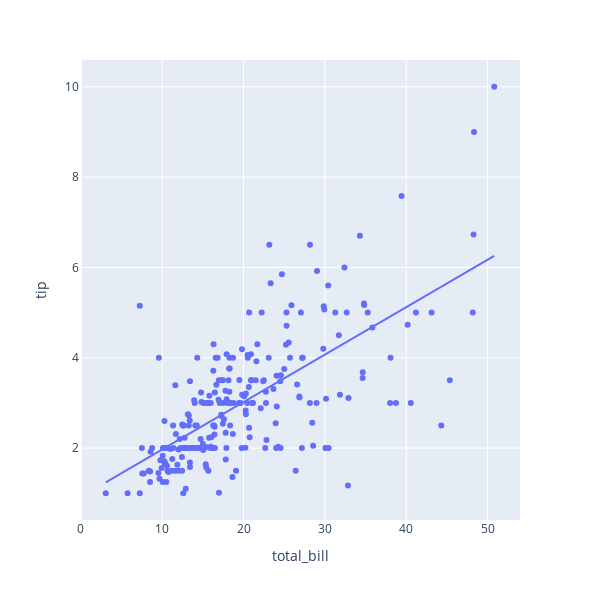

Here is the notebook cell this chart was saved with:
### Code cell
fig = px.scatter(df,
                 x="total_bill", y="tip",
                 trendline="ols",
                 width =600,height = 600
                 
                 )  # Ordinary least square
fig.show()

### Figure 1 — Plotly figure (JSON) as saved in the notebook; plotly's stock layout.template omitted (floating-point values rounded to 4 significant figures; data arrays with more than 128 entries replaced by an {"elided": "..."} marker saying what was removed)
{"data": [{"hovertemplate": "total_bill=%{x}<br>tip=%{y}<extra></extra>", "legendgroup": "", "marker": {"color": "#636efa", "symbol": "circle"}, "mode": "markers", "name": "", "orientation": "v", "showlegend": false, "type": "scatter", "x": {"elided": "244 float values"}, "xaxis": "x", "y": {"elided": "244 float values"}, "yaxis": "y"}, {"hovertemplate": "<b>OLS trendline</b><br>tip = 0.105025 * total_bill + 0.92027<br>R<sup>2</sup>=0.456617<br><br>total_bill=%{x}<br>tip=%{y} <b>(trend)</b><extra></extra>", "legendgroup": "", "marker": {"color": "#636efa", "symbol": "circle"}, "mode": "lines", "name": "", "showlegend": false, "type": "scatter", "x": {"elided": "244 float values"}, "xaxis": "x", "y": {"elided": "244 float values"}, "yaxis": "y"}], "layout": {"height": 600, "legend": {"tracegroupgap": 0}, "margin": {"t": 60}, "width": 600, "xaxis": {"anchor": "y", "domain": [0, 1], "title": {"text": "total_bill"}}, "yaxis": {"anchor": "x", "domain": [0, 1], "title": {"text": "tip"}}}}
